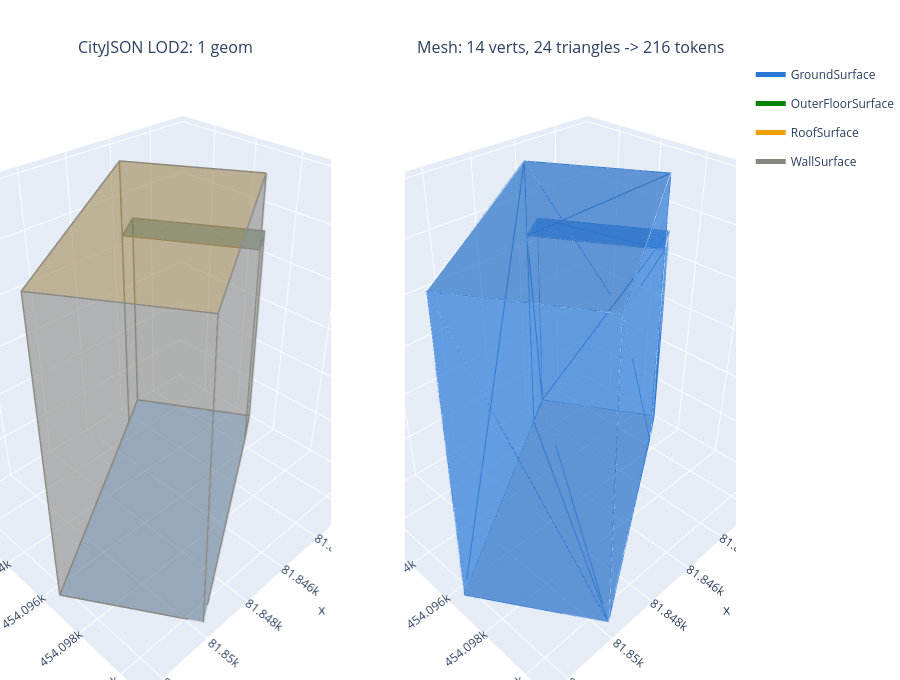

This figure's notebook cell:
### Code cell
OBJ_ID = list(meshes)[1]
v, f = meshes[OBJ_ID]

side_by_side(
    [cityjson_figure([cj["CityObjects"][OBJ_ID]], verts_world, shade=True),
     mesh_figure(v, f)],
    (f"CityJSON {LOD}: {len(list(cj['CityObjects'][OBJ_ID].get('geometry', [])))} geom",
     f"Mesh: {len(v)} verts, {len(f)} triangles -> {9 * len(f)} tokens"),
)
